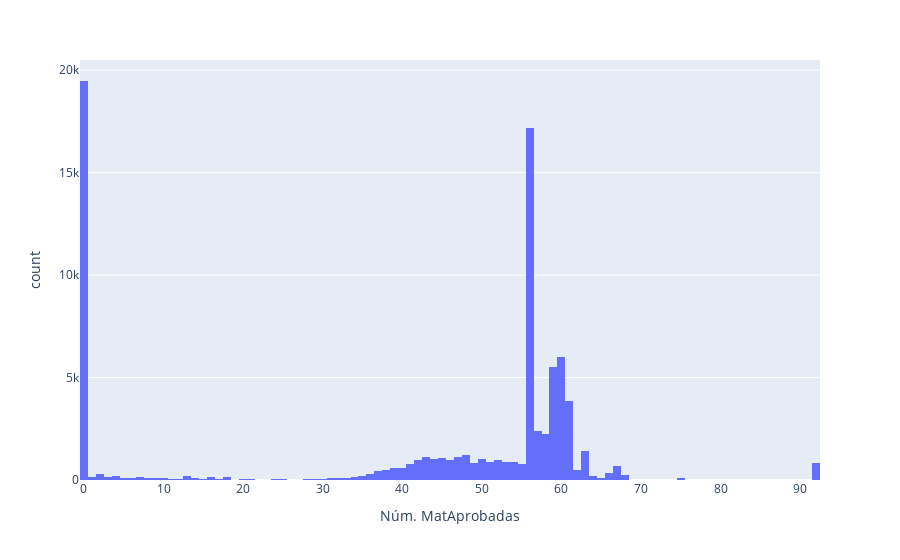

The cell this chart's notebook holds for it:
### Code cell
fig = px.histogram(df, x="Núm. MatAprobadas")
fig.show()

### Figure 1 — Plotly figure (JSON) as saved in the notebook; plotly's stock layout.template omitted (floating-point values rounded to 4 significant figures; data arrays with more than 128 entries replaced by an {"elided": "..."} marker saying what was removed)
{"data": [{"alignmentgroup": "True", "bingroup": "x", "hovertemplate": "Núm. MatAprobadas=%{x}<br>count=%{y}<extra></extra>", "legendgroup": "", "marker": {"color": "#636efa", "pattern": {"shape": ""}}, "name": "", "offsetgroup": "", "orientation": "v", "showlegend": false, "type": "histogram", "x": {"elided": "81356 int values"}, "xaxis": "x", "yaxis": "y"}], "layout": {"barmode": "relative", "legend": {"tracegroupgap": 0}, "margin": {"t": 60}, "xaxis": {"anchor": "y", "domain": [0, 1], "title": {"text": "Núm. MatAprobadas"}}, "yaxis": {"anchor": "x", "domain": [0, 1], "title": {"text": "count"}}}}
